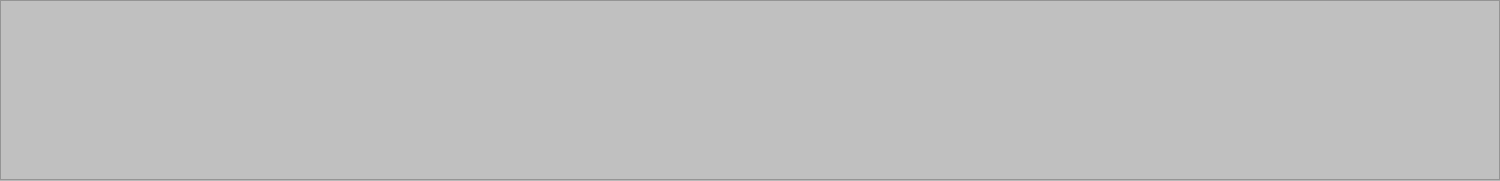
    <widget class="QFrame" name="frmDetalleCliente">
     <property name="geometry">
      <rect>
       <x>420</x>
       <y>410</y>
       <width>1500</width>
       <height>181</height>
      </rect>
     </property>
     <property name="frameShape">
      <enum>QFrame::StyledPanel</enum>
     </property>
     <property name="frameShadow">
      <enum>QFrame::Raised</enum>
     </property>
     <widget class="QPushButton" name="btnYugoPelado">
      <property name="geometry">
       <rect>
        <x>250</x>
        <y>0</y>
        <width>250</width>
        <height>45</height>
       </rect>
      </property>
      <property name="font">
       <font>
        <family>Poppins</family>
        <pointsize>16</pointsize>
        <weight>75</weight>
        <bold>true</bold>
       </font>
      </property>
      <property name="styleSheet">
       <string notr="true">border:none;
background-color: rgb(192, 192, 192);
border:2px solid black;
border-left:0;
border-top:0;</string>
      </property>
      <property name="text">
       <string>YUGO PELADO (1)</string>
      </property>
     </widget>
     <widget class="QPushButton" name="btnTecnicoPelado">
      <property name="geometry">
       <rect>
        <x>0</x>
        <y>0</y>
        <width>250</width>
        <height>45</height>
       </rect>
      </property>
      <property name="font">
       <font>
        <family>Poppins</family>
        <pointsize>16</pointsize>
        <weight>75</weight>
        <bold>true</bold>
       </font>
      </property>
      <property name="styleSheet">
       <string notr="true">border:none;
background-color: rgb(192, 192, 192);
border:2px solid black;
border-left:0;
border-top:0;</string>
      </property>
      <property name="text">
       <string>TECNICA PELADO (3)</string>
      </property>
     </widget>
     <widget class="QPushButton" name="btnGallinaDoble">
      <property name="geometry">
       <rect>
        <x>500</x>
        <y>0</y>
        <width>250</width>
        <height>45</height>
       </rect>
      </property>
      <property name="font">
       <font>
        <family>Poppins</family>
        <pointsize>12</pointsize>
        <weight>75</weight>
        <bold>true</bold>
       </font>
      </property>
      <property name="styleSheet">
       <string notr="true">border:none;
background-color: rgb(192, 192, 192);
border:2px solid black;
border-left:0;
border-top:0;</string>
      </property>
      <property name="text">
       <string>GALLINA DOBLE (5)</string>
      </property>
     </widget>
     <widget class="QPushButton" name="btnAhogados">
      <property name="geometry">
       <rect>
        <x>1250</x>
        <y>0</y>
        <width>250</width>
        <height>45</height>
       </rect>
      </property>
      <property name="font">
       <font>
        <family>Poppins</family>
        <pointsize>16</pointsize>
        <weight>75</weight>
        <bold>true</bold>
       </font>
      </property>
      <property name="styleSheet">
       <string notr="true">border:none;
background-color: rgb(192, 192, 192);
border:2px solid black;
border-left:0;</string>
      </property>
      <property name="text">
       <string>AHOGADOS (F1)</string>
      </property>
     </widget>
     <widget class="QPushButton" name="lblKgGallinaDoble">
      <property name="geometry">
       <rect>
        <x>500</x>
        <y>45</y>
        <width>250</width>
        <height>45</height>
       </rect>
      </property>
      <property name="font">
       <font>
        <family>Poppins</family>
        <pointsize>20</pointsize>
        <weight>75</weight>
        <bold>true</bold>
       </font>
      </property>
      <property name="styleSheet">
       <string notr="true">border:none;
background-color: rgb(255, 255, 255);
border:2px solid black;
border-left:0;
border-top:0;
border-bottom:0;</string>
      </property>
      <property name="text">
       <string>0.0 Kg</string>
      </property>
     </widget>
     <widget class="QPushButton" name="lblKgAhogados">
      <property name="geometry">
       <rect>
        <x>1250</x>
        <y>45</y>
        <width>250</width>
        <height>45</height>
       </rect>
      </property>
      <property name="font">
       <font>
        <family>Poppins</family>
        <pointsize>20</pointsize>
        <weight>75</weight>
        <bold>true</bold>
       </font>
      </property>
      <property name="styleSheet">
       <string notr="true">border:none;
background-color: rgb(255, 255, 255);
border:2px solid black;
border-left:0;
border-top:0;
border-bottom:0;</string>
      </property>
      <property name="text">
       <string>0.0 Kg</string>
      </property>
     </widget>
     <widget class="QPushButton" name="btnBrasaYugo">
      <property name="geometry">
       <rect>
        <x>250</x>
        <y>90</y>
        <width>250</width>
        <height>45</height>
       </rect>
      </property>
      <property name="font">
       <font>
        <family>Poppins</family>
        <pointsize>16</pointsize>
        <weight>75</weight>
        <bold>true</bold>
       </font>
      </property>
      <property name="styleSheet">
       <string notr="true">border:none;
background-color: rgb(192, 192, 192);
border:2px solid black;
border-left:0;</string>
      </property>
      <property name="text">
       <string>BRASA YUGO (2)</string>
      </property>
     </widget>
     <widget class="QPushButton" name="lblKgYugoPelado">
      <property name="geometry">
       <rect>
        <x>250</x>
        <y>45</y>
        <width>250</width>
        <height>45</height>
       </rect>
      </property>
      <property name="font">
       <font>
        <family>Poppins</family>
        <pointsize>20</pointsize>
        <weight>75</weight>
        <bold>true</bold>
       </font>
      </property>
      <property name="styleSheet">
       <string notr="true">border:none;
background-color: rgb(255, 255, 255);
border:2px solid black;
border-left:0;
border-top:0;
border-bottom:0;</string>
      </property>
      <property name="text">
       <string>0.0 Kg</string>
      </property>
     </widget>
     <widget class="QPushButton" name="btnBrasaTecnico">
      <property name="geometry">
       <rect>
        <x>0</x>
        <y>90</y>
        <width>250</width>
        <height>45</height>
       </rect>
      </property>
      <property name="font">
       <font>
        <family>Poppins</family>
        <pointsize>16</pointsize>
        <weight>75</weight>
        <bold>true</bold>
       </font>
      </property>
      <property name="styleSheet">
       <string notr="true">border:none;
background-color: rgb(192, 192, 192);
border:2px solid black;
border-left:0;</string>
      </property>
      <property name="text">
       <string>BRASA TECNICA (4)</string>
      </property>
     </widget>
     <widget class="QPushButton" name="lblKgTecnicoPelado">
      <property name="geometry">
       <rect>
        <x>0</x>
        <y>45</y>
        <width>250</width>
        <height>45</height>
       </rect>
      </property>
      <property name="font">
       <font>
        <family>Poppins</family>
        <pointsize>20</pointsize>
        <weight>75</weight>
        <bold>true</bold>
       </font>
      </property>
      <property name="styleSheet">
       <string notr="true">border:none;
background-color: rgb(255, 255, 255);
border:2px solid black;
border-left:0;
border-top:0;
border-bottom:0;</string>
      </property>
      <property name="text">
       <string>0.0 Kg</string>
      </property>
     </widget>
     <widget class="QPushButton" name="btnGallo">
      <property name="geometry">
       <rect>
        <x>500</x>
        <y>90</y>
        <width>250</width>
        <height>45</height>
       </rect>
      </property>
      <property name="font">
       <font>
        <family>Poppins</family>
        <pointsize>16</pointsize>
        <weight>75</weight>
        <bold>true</bold>
       </font>
      </property>
      <property name="styleSheet">
       <string notr="true">border:none;
background-color: rgb(192, 192, 192);
border:2px solid black;
border-left:0;</string>
      </property>
      <property name="text">
       <string>GALLO (6)</string>
      </property>
     </widget>
     <widget class="QPushButton" name="lblKgGallo">
      <property name="geometry">
       <rect>
        <x>500</x>
        <y>135</y>
        <width>250</width>
        <height>45</height>
       </rect>
      </property>
      <property name="font">
       <font>
        <family>Poppins</family>
        <pointsize>20</pointsize>
        <weight>75</weight>
        <bold>true</bold>
       </font>
      </property>
      <property name="styleSheet">
       <string notr="true">border:none;
background-color: rgb(255, 255, 255);
border:2px solid black;
border-left:0;
border-top:0;
border-bottom:0;</string>
      </property>
      <property name="text">
       <string>0.0 Kg</string>
      </property>
     </widget>
     <widget class="QPushButton" name="btnPolloTrozado">
      <property name="geometry">
       <rect>
        <x>1000</x>
        <y>0</y>
        <width>250</width>
        <height>90</height>
       </rect>
      </property>
      <property name="font">
       <font>
        <family>Poppins</family>
        <pointsize>14</pointsize>
        <weight>75</weight>
        <bold>true</bold>
       </font>
      </property>
      <property name="styleSheet">
       <string notr="true">border:none;
background-color: rgb(192, 192, 192);
border:2px solid black;
border-left:0;
border-top:0;
</string>
      </property>
      <property name="text">
       <string>POLLO TROZADO (9) 
 Pechuga</string>
      </property>
     </widget>
     <widget class="QPushButton" name="lblKgPolloTrozado">
      <property name="geometry">
       <rect>
        <x>1000</x>
        <y>90</y>
        <width>250</width>
        <height>90</height>
       </rect>
      </property>
      <property name="font">
       <font>
        <family>Poppins</family>
        <pointsize>20</pointsize>
        <weight>75</weight>
        <bold>true</bold>
       </font>
      </property>
      <property name="styleSheet">
       <string notr="true">border:none;
background-color: rgb(255, 255, 255);
border:2px solid black;
border-top:0;
border-bottom:0;
border-left: 0;
</string>
      </property>
      <property name="text">
       <string>0.0 Kg</string>
      </property>
     </widget>
     <widget class="QPushButton" name="btnPolloMaltratado">
      <property name="geometry">
       <rect>
        <x>750</x>
        <y>0</y>
        <width>250</width>
        <height>45</height>
       </rect>
      </property>
      <property name="font">
       <font>
        <family>Poppins</family>
        <pointsize>12</pointsize>
        <weight>75</weight>
        <bold>true</bold>
       </font>
      </property>
      <property name="autoFillBackground">
       <bool>false</bool>
      </property>
      <property name="styleSheet">
       <string notr="true">border:none;
background-color: rgb(192, 192, 192);
border:2px solid black;
border-left:0;</string>
      </property>
      <property name="text">
       <string>POLLO MALTRATADO (7)</string>
      </property>
      <property name="checkable">
       <bool>false</bool>
      </property>
     </widget>
     <widget class="QPushButton" name="lblKgPolloMaltratado">
      <property name="geometry">
       <rect>
        <x>750</x>
        <y>45</y>
        <width>250</width>
        <height>45</height>
       </rect>
      </property>
      <property name="font">
       <font>
        <family>Poppins</family>
        <pointsize>20</pointsize>
        <weight>75</weight>
        <bold>true</bold>
       </font>
      </property>
      <property name="styleSheet">
       <string notr="true">border:none;
background-color: rgb(255, 255, 255);
border:2px solid black;
border-left:0;
border-top:0;
border-bottom:0;</string>
      </property>
      <property name="text">
       <string>0.0 Kg</string>
      </property>
     </widget>
     <widget class="QPushButton" name="btnPolloXx">
      <property name="geometry">
       <rect>
        <x>750</x>
        <y>90</y>
        <width>250</width>
        <height>45</height>
       </rect>
      </property>
      <property name="font">
       <font>
        <family>Poppins</family>
        <pointsize>14</pointsize>
        <weight>75</weight>
        <bold>true</bold>
       </font>
      </property>
      <property name="autoFillBackground">
       <bool>false</bool>
      </property>
      <property name="styleSheet">
       <string notr="true">border:none;
background-color: rgb(192, 192, 192);
border:2px solid black;
border-left:0;</string>
      </property>
      <property name="text">
       <string>POLLO XX (8)</string>
      </property>
      <property name="checkable">
       <bool>false</bool>
      </property>
     </widget>
     <widget class="QPushButton" name="lblKgPolloXx">
      <property name="geometry">
       <rect>
        <x>750</x>
        <y>135</y>
        <width>250</width>
        <height>45</height>
       </rect>
      </property>
      <property name="font">
       <font>
        <family>Poppins</family>
        <pointsize>20</pointsize>
        <weight>75</weight>
        <bold>true</bold>
       </font>
      </property>
      <property name="styleSheet">
       <string notr="true">border:none;
background-color: rgb(255, 255, 255);
border:2px solid black;
border-left:0;
border-top:0;
border-bottom:0;</string>
      </property>
      <property name="text">
       <string>0.0 Kg</string>
      </property>
     </widget>
     <widget class="QPushButton" name="lblKgBrasaTecnico">
      <property name="geometry">
       <rect>
        <x>0</x>
        <y>135</y>
        <width>250</width>
        <height>45</height>
       </rect>
      </property>
      <property name="font">
       <font>
        <family>Poppins</family>
        <pointsize>20</pointsize>
        <weight>75</weight>
        <bold>true</bold>
       </font>
      </property>
      <property name="styleSheet">
       <string notr="true">border:none;
background-color: rgb(255, 255, 255);
border:2px solid black;
border-left:0;
border-top:0;
border-bottom:0;</string>
      </property>
      <property name="text">
       <string>0.0 Kg</string>
      </property>
     </widget>
     <widget class="QPushButton" name="lblKgBrasaYugo">
      <property name="geometry">
       <rect>
        <x>250</x>
        <y>135</y>
        <width>250</width>
        <height>45</height>
       </rect>
      </property>
      <property name="font">
       <font>
        <family>Poppins</family>
        <pointsize>20</pointsize>
        <weight>75</weight>
        <bold>true</bold>
       </font>
      </property>
      <property name="styleSheet">
       <string notr="true">border:none;
background-color: rgb(255, 255, 255);
border:2px solid black;
border-left:0;
border-top:0;
border-bottom:0;</string>
      </property>
      <property name="text">
       <string>0.0 Kg</string>
      </property>
     </widget>
     <widget class="QListWidget" name="lwListaClientes">
      <property name="enabled">
       <bool>true</bool>
      </property>
      <property name="geometry">
       <rect>
        <x>0</x>
        <y>0</y>
        <width>1500</width>
        <height>180</height>
       </rect>
      </property>
      <property name="font">
       <font>
        <pointsize>15</pointsize>
       </font>
      </property>
      <property name="styleSheet">
       <string notr="true">background-color: rgb(192, 192, 192);
color: rgb(255, 255, 255);</string>
      </property>
     </widget>
     <widget class="QPushButton" name="lblKgSecos">
      <property name="geometry">
       <rect>
        <x>1250</x>
        <y>135</y>
        <width>250</width>
        <height>45</height>
       </rect>
      </property>
      <property name="font">
       <font>
        <family>Poppins</family>
        <pointsize>20</pointsize>
        <weight>75</weight>
        <bold>true</bold>
       </font>
      </property>
      <property name="styleSheet">
       <string notr="true">border:none;
background-color: rgb(255, 255, 255);
border:2px solid black;
border-left:0;
border-top:0;
border-bottom:0;</string>
      </property>
      <property name="text">
       <string>0.0 Kg</string>
      </property>
     </widget>
     <widget class="QPushButton" name="btnSecos">
      <property name="geometry">
       <rect>
        <x>1250</x>
        <y>90</y>
        <width>250</width>
        <height>45</height>
       </rect>
      </property>
      <property name="font">
       <font>
        <family>Poppins</family>
        <pointsize>16</pointsize>
        <weight>75</weight>
        <bold>true</bold>
       </font>
      </property>
      <property name="styleSheet">
       <string notr="true">border:none;
background-color: rgb(192, 192, 192);
border:2px solid black;
border-left:0;</string>
      </property>
      <property name="text">
       <string>SECOS (F2)</string>
      </property>
     </widget>
     <zorder>lblKgPolloMaltratado</zorder>
     <zorder>btnYugoPelado</zorder>
     <zorder>btnTecnicoPelado</zorder>
     <zorder>btnGallinaDoble</zorder>
     <zorder>btnAhogados</zorder>
     <zorder>lblKgGallinaDoble</zorder>
     <zorder>lblKgAhogados</zorder>
     <zorder>btnBrasaYugo</zorder>
     <zorder>lblKgYugoPelado</zorder>
     <zorder>btnBrasaTecnico</zorder>
     <zorder>lblKgTecnicoPelado</zorder>
     <zorder>btnGallo</zorder>
     <zorder>lblKgGallo</zorder>
     <zorder>btnPolloTrozado</zorder>
     <zorder>lblKgPolloTrozado</zorder>
     <zorder>btnPolloMaltratado</zorder>
     <zorder>btnPolloXx</zorder>
     <zorder>lblKgPolloXx</zorder>
     <zorder>lblKgBrasaTecnico</zorder>
     <zorder>lblKgBrasaYugo</zorder>
     <zorder>lblKgSecos</zorder>
     <zorder>btnSecos</zorder>
     <zorder>lwListaClientes</zorder>
    </widget>
